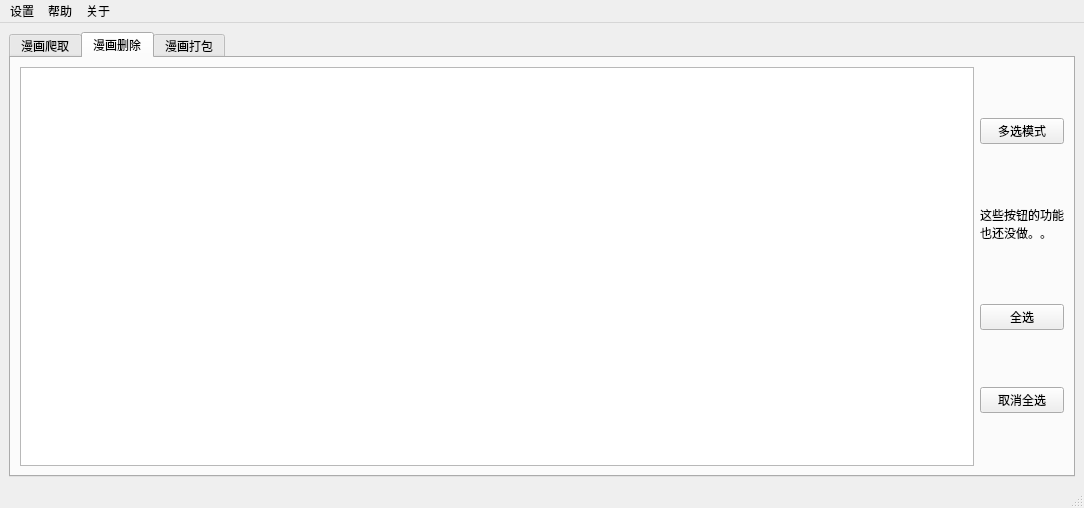
<?xml version="1.0" encoding="UTF-8"?>
<ui version="4.0">
 <class>MainWindow</class>
 <widget class="QMainWindow" name="MainWindow">
  <property name="geometry">
   <rect>
    <x>0</x>
    <y>0</y>
    <width>1084</width>
    <height>508</height>
   </rect>
  </property>
  <property name="windowTitle">
   <string>漫画爬虫 by mumu_zero</string>
  </property>
  <widget class="QWidget" name="centralwidget">
   <layout class="QGridLayout" name="gridLayout">
    <item row="0" column="1">
     <widget class="QTabWidget" name="tabWidget">
      <property name="enabled">
       <bool>true</bool>
      </property>
      <property name="cursor">
       <cursorShape>ArrowCursor</cursorShape>
      </property>
      <property name="tabPosition">
       <enum>QTabWidget::North</enum>
      </property>
      <property name="tabShape">
       <enum>QTabWidget::Rounded</enum>
      </property>
      <property name="currentIndex">
       <number>1</number>
      </property>
      <property name="elideMode">
       <enum>Qt::ElideNone</enum>
      </property>
      <property name="usesScrollButtons">
       <bool>false</bool>
      </property>
      <property name="documentMode">
       <bool>false</bool>
      </property>
      <property name="tabsClosable">
       <bool>false</bool>
      </property>
      <property name="movable">
       <bool>true</bool>
      </property>
      <property name="tabBarAutoHide">
       <bool>false</bool>
      </property>
      <widget class="QWidget" name="tab">
       <property name="cursor">
        <cursorShape>ArrowCursor</cursorShape>
       </property>
       <attribute name="icon">
        <iconset>
         <normaloff>assets/爬取.ico</normaloff>assets/爬取.ico</iconset>
       </attribute>
       <attribute name="title">
        <string>漫画爬取</string>
       </attribute>
       <layout class="QGridLayout" name="gridLayout_2">
        <item row="0" column="0">
         <layout class="QVBoxLayout" name="verticalLayout">
          <item>
           <layout class="QHBoxLayout" name="horizontalLayout">
            <item>
             <widget class="QLineEdit" name="lineEdit"/>
            </item>
            <item>
             <widget class="QPushButton" name="openbookrack">
              <property name="cursor">
               <cursorShape>PointingHandCursor</cursorShape>
              </property>
              <property name="text">
               <string>打开
书架</string>
              </property>
              <property name="icon">
               <iconset>
                <normaloff>assets/书架.png</normaloff>assets/书架.png</iconset>
              </property>
             </widget>
            </item>
           </layout>
          </item>
          <item>
           <widget class="QLabel" name="label_2">
            <property name="font">
             <font>
              <family>AcadEref</family>
              <pointsize>20</pointsize>
             </font>
            </property>
            <property name="text">
             <string>爬取部分的gui还没做(～￣▽￣)～</string>
            </property>
           </widget>
          </item>
          <item>
           <widget class="QLabel" name="label">
            <property name="text">
             <string>TextLabel</string>
            </property>
           </widget>
          </item>
         </layout>
        </item>
        <item row="1" column="0">
         <widget class="QProgressBar" name="progressBar">
          <property name="value">
           <number>24</number>
          </property>
         </widget>
        </item>
       </layout>
      </widget>
      <widget class="QWidget" name="tab_2">
       <attribute name="icon">
        <iconset>
         <normaloff>assets/删除.png</normaloff>assets/删除.png</iconset>
       </attribute>
       <attribute name="title">
        <string>漫画删除</string>
       </attribute>
       <layout class="QGridLayout" name="gridLayout_3">
        <item row="0" column="0">
         <layout class="QHBoxLayout" name="horizontalLayout_2">
          <item>
           <widget class="QListWidget" name="listWidget_2">
            <property name="cursor" stdset="0">
             <cursorShape>PointingHandCursor</cursorShape>
            </property>
            <property name="toolTip">
             <string>点击文字选择</string>
            </property>
           </widget>
          </item>
          <item>
           <layout class="QVBoxLayout" name="verticalLayout_2">
            <item>
             <widget class="QPushButton" name="Mulselect">
              <property name="cursor">
               <cursorShape>PointingHandCursor</cursorShape>
              </property>
              <property name="text">
               <string>多选模式</string>
              </property>
             </widget>
            </item>
            <item>
             <widget class="QLabel" name="label_3">
              <property name="maximumSize">
               <size>
                <width>166</width>
                <height>46</height>
               </size>
              </property>
              <property name="text">
               <string>这些按钮的功能
也还没做。。</string>
              </property>
             </widget>
            </item>
            <item>
             <widget class="QPushButton" name="allselect">
              <property name="cursor">
               <cursorShape>PointingHandCursor</cursorShape>
              </property>
              <property name="text">
               <string>全选</string>
              </property>
             </widget>
            </item>
            <item>
             <widget class="QPushButton" name="allnone">
              <property name="cursor">
               <cursorShape>PointingHandCursor</cursorShape>
              </property>
              <property name="text">
               <string>取消全选</string>
              </property>
             </widget>
            </item>
           </layout>
          </item>
         </layout>
        </item>
       </layout>
      </widget>
      <widget class="QWidget" name="tab_3">
       <attribute name="icon">
        <iconset>
         <normaloff>assets/zip.png</normaloff>assets/zip.png</iconset>
       </attribute>
       <attribute name="title">
        <string>漫画打包</string>
       </attribute>
       <layout class="QGridLayout" name="gridLayout_4">
        <item row="0" column="0">
         <layout class="QVBoxLayout" name="verticalLayout_3">
          <item>
           <widget class="QListWidget" name="listWidget_3">
            <property name="cursor" stdset="0">
             <cursorShape>PointingHandCursor</cursorShape>
            </property>
            <property name="toolTip">
             <string>点击文字选择</string>
            </property>
           </widget>
          </item>
          <item>
           <widget class="QProgressBar" name="progressBar_3">
            <property name="value">
             <number>24</number>
            </property>
           </widget>
          </item>
         </layout>
        </item>
       </layout>
      </widget>
     </widget>
    </item>
   </layout>
  </widget>
  <widget class="QMenuBar" name="menubar">
   <property name="geometry">
    <rect>
     <x>0</x>
     <y>0</y>
     <width>1084</width>
     <height>22</height>
    </rect>
   </property>
   <widget class="QMenu" name="menu">
    <property name="toolTip">
     <string>设置</string>
    </property>
    <property name="toolTipDuration">
     <number>-1</number>
    </property>
    <property name="title">
     <string>设置</string>
    </property>
    <property name="icon">
     <iconset>
      <normaloff>assets/cog.svg</normaloff>assets/cog.svg</iconset>
    </property>
    <property name="toolTipsVisible">
     <bool>true</bool>
    </property>
   </widget>
   <widget class="QMenu" name="menu_2">
    <property name="title">
     <string>帮助</string>
    </property>
   </widget>
   <widget class="QMenu" name="menu_3">
    <property name="title">
     <string>关于</string>
    </property>
   </widget>
   <addaction name="menu"/>
   <addaction name="menu_2"/>
   <addaction name="menu_3"/>
  </widget>
  <widget class="QStatusBar" name="statusbar"/>
 </widget>
 <resources/>
 <connections/>
</ui>
